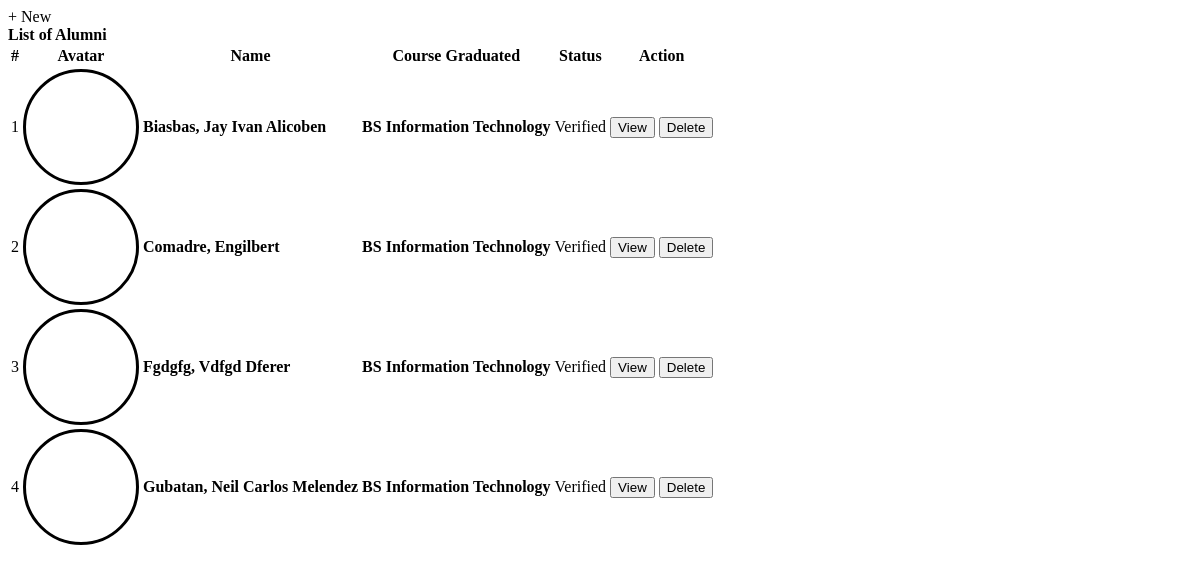
Screenshot of /admin/alumni.php with the database file from the repository.
### tables this page shows
CREATE TABLE `alumnus_bio` (
  `id` int(30) NOT NULL,
  `firstname` varchar(200) NOT NULL,
  `middlename` varchar(200) NOT NULL,
  `lastname` varchar(200) NOT NULL,
  `gender` varchar(10) NOT NULL,
  `batch` varchar(50) NOT NULL,
  `course_id` int(30) NOT NULL,
  `email` varchar(250) NOT NULL,
  `address` varchar(250) NOT NULL,
  `connected_to` text NOT NULL,
  `avatar` text NOT NULL,
  `status` tinyint(1) NOT NULL DEFAULT 0 COMMENT '0= Unverified, 1= Verified',
  `date_created` date NOT NULL DEFAULT current_timestamp()
);

CREATE TABLE `courses` (
  `id` int(30) NOT NULL,
  `course` text NOT NULL,
  `about` text NOT NULL
);

### admin/alumni.php (the view, shortened to what this page needs)
<?php include('db_connect.php'); ?>
<div class="container-fluid">
	<div class="col-lg-12">
		<div class="row">
			<div class="col-md-12">
				<div class="btn btn-primary float-right mb-3" data-toggle="modal" data-target="#add_alumni"> + New</div>
			</div>
		</div>
		<div class="row py-2">
			<div class="col-md-12">
				<div class="card">
					<div class="card-header">
						<b>List of Alumni</b>
					</div>
					<div class="card-body">
						<table class="table table-condensed table-bordered table-hover">
							<thead>
								<tr>
									<th class="text-center">#</th>
									<th class="">Avatar</th>
									<th class="">Name</th>
									<th class="">Course Graduated</th>
									<th class="">Status</th>
									<th class="text-center">Action</th>
								</tr>
							</thead>
							<tbody>
								<?php
								$i = 1;
								$alumni = $conn->query("SELECT a.*,c.course,Concat(a.lastname,', ',a.firstname,' ',a.middlename) as name from alumnus_bio a inner join courses c on c.id = a.course_id order by Concat(a.lastname,', ',a.firstname,' ',a.middlename) asc");
								while ($row = $alumni->fetch_assoc()) :
								?>
									<tr>
										<td class="text-center"><?php echo $i++ ?></td>
										<td class="text-center">
											<div class="avatar">
											</div>
										</td>
										<td class="">
											<p> <b><?php echo ucwords($row['name']) ?></b></p>
										</td>
										<td class="">
											<p> <b><?php echo $row['course'] ?></b></p>
										</td>
										<td class="text-center">
											<?php if ($row['status'] == 1) : ?>
												<span class="badge badge-primary">Verified</span>
											<?php else : ?>
												<span class="badge badge-secondary">Not Verified</span>
											<?php endif; ?>
										</td>
										<td class="text-center">
											<button class="btn btn-sm btn-outline-primary view_alumni" type="button" data-id="<?php echo $row['id'] ?>">View</button>
											<button class="btn btn-sm btn-outline-danger delete_alumni" type="button" data-id="<?php echo $row['id'] ?>">Delete</button>
										</td>
									</tr>
								<?php endwhile; ?>
							</tbody>
						</table>
					</div>
				</div>
			</div>
		</div>
	</div>
</div>
<link rel="stylesheet" type="text/css" href="https://cdn.jsdelivr.net/npm/daterangepicker/daterangepicker.css" />

### admin/alumni.php (style rules this page uses)
td { vertical-align: middle !important; }
td p { margin: unset }
.avatar { display: flex; border-radius: 100%; width: 100px; height: 100px; align-items: center; justify-content: center; border: 3px solid; padding: 5px; }

### rows the page displays
alumnus_bio: name "Biasbas, Jay Ivan Alicoben", course.course "BS Information Technology", status "Verified"
alumnus_bio: name "Comadre, Engilbert", course.course "BS Information Technology", status "Verified"
alumnus_bio: name "Fgdgfg, Vdfgd Dferer", course.course "BS Information Technology", status "Verified"
alumnus_bio: name "Gubatan, Neil Carlos Melendez", course.course "BS Information Technology", status "Verified"
